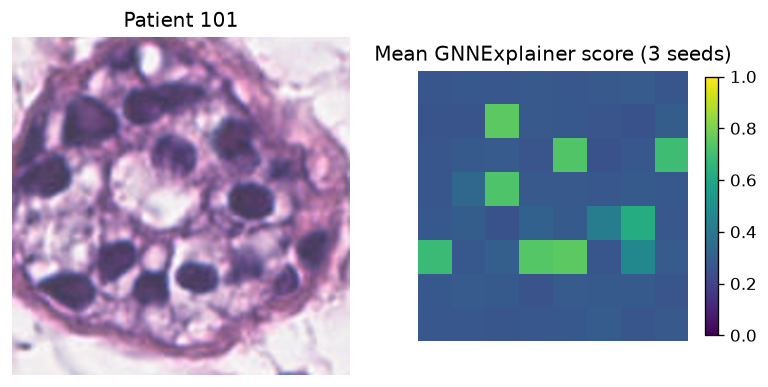
#> input picture reports/bracs_three_xai/gnnexplainer_example.png, 768 x 387 px
$ python -i nuclei.py   (imports and definitions only)
#> lines starting #> are read from the running program, lines starting #| are printed output that depends on the picture; after the words box and inside, x2 and y2 are one past the last pixel; in counts of white or black regions, pixels touching at a corner belong together
#> further down, picture is the input picture: shape (387, 768, 3); mean B, G, R 191.6, 169.9, 169.3
"""Nuclear instance contracts and an unvalidated classical integration baseline."""

import numpy as np
from scipy import ndimage
from scipy.optimize import linear_sum_assignment
from skimage.color import rgb2hed
from skimage.feature import peak_local_max
from skimage.filters import threshold_otsu
from skimage.measure import label
from skimage.morphology import remove_small_objects
from skimage.segmentation import watershed


# [7 lines left out: function validate_instances, not called in this run]


def watershed_baseline(rgb, min_area=12, min_distance=3):
    """Return candidate nuclei, not clinically validated segmentation or cell types."""
#> called with min_area = 12, min_distance = 3
    rgb = np.asarray(rgb)
    if rgb.ndim != 3 or rgb.shape[2] != 3 or rgb.dtype != np.uint8:
        raise ValueError("Expected uint8 RGB")
    if min_area < 1 or min_distance < 1:
        raise ValueError("Area and peak distance must be positive")
    hematoxylin = rgb2hed(rgb)[..., 0]
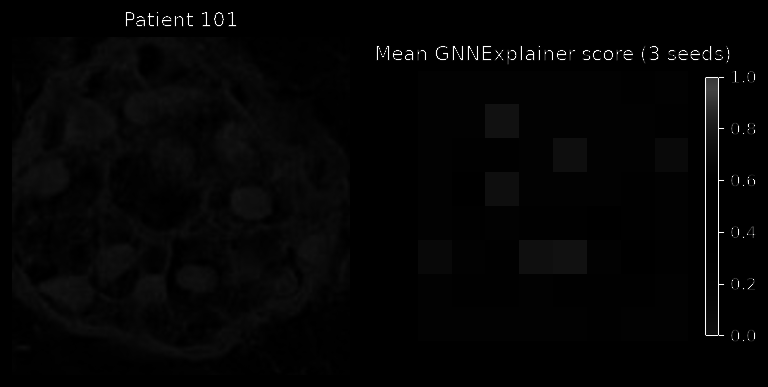
#> hematoxylin: shape (387, 768) float64; min 0, max 1.21, mean 0.0235; drawn with min black and max white
    if np.ptp(hematoxylin) < 1e-8:
        return np.zeros(rgb.shape[:2], dtype=np.int32)
    foreground = remove_small_objects(hematoxylin > threshold_otsu(hematoxylin), min_size=min_area)
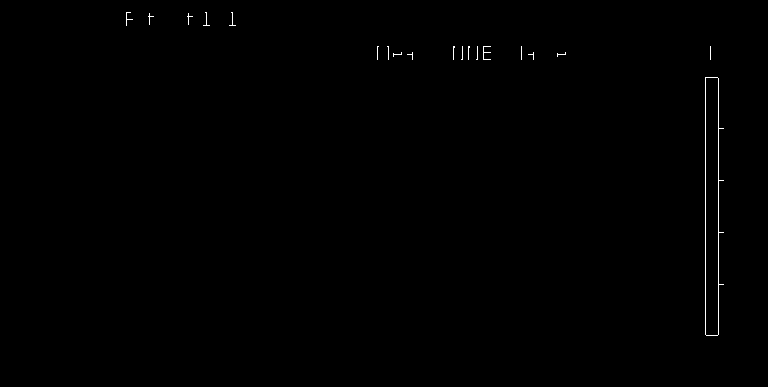
#> foreground: shape (387, 768) bool; 0.29% white in thin lines or dots, all inside (x1, y1, x2, y2) = (126, 12, 724, 336)
    distance = ndimage.distance_transform_edt(foreground)
    peaks = peak_local_max(
        distance, min_distance=min_distance, labels=foreground, exclude_border=False
    )
#> peaks = 280 pairs, first value 12 to 335, second value 126 to 721
    markers = np.zeros(foreground.shape, dtype=np.int32)
    if len(peaks):
        markers[tuple(peaks.T)] = np.arange(1, len(peaks) + 1)
#> markers: shape (387, 768) int32; 281 distinct labels, from 0 to 280
    # Ensure thin foreground components without a detected maximum still receive a marker.
    components = label(foreground)
#> components: shape (387, 768) int32; 20 distinct labels, from 0 to 19
    next_id = int(markers.max()) + 1
#> next_id = 281
    for component in range(1, int(components.max()) + 1):
        region = components == component
        if not np.any(markers[region]):
            index = np.argmax(np.where(region, distance, -1))
            markers.flat[index] = next_id
            next_id += 1
#> this loop made 19 passes
#> pass 1, in watershed_baseline, `region = components == component`:
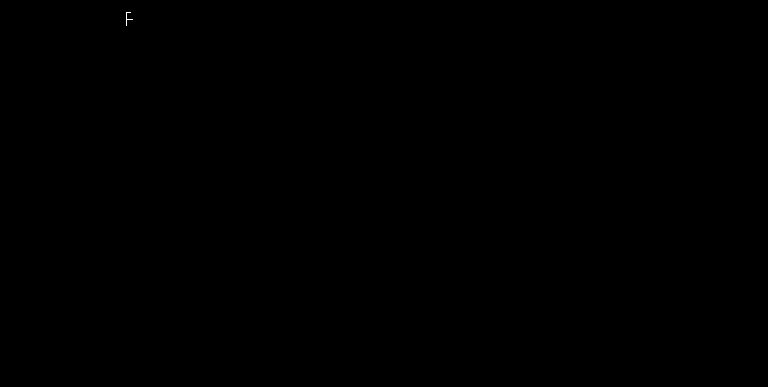
#> region: shape (387, 768) bool; 0.01% white in thin lines or dots, all inside (x1, y1, x2, y2) = (126, 12, 133, 26)
#> after the loop:
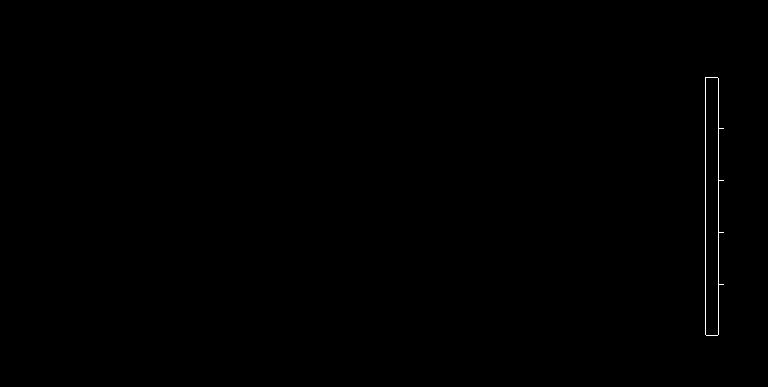
#> region: shape (387, 768) bool; 0.19% white in thin lines or dots, all inside (x1, y1, x2, y2) = (705, 77, 724, 336)
#> after the loop, next_id = 281
    return watershed(-distance, markers, mask=foreground).astype(np.int32)
#> returned value: shape (387, 768) int32; 281 distinct labels, from 0 to 280


# [43 lines left out: function instance_metrics, not called in this run]

>>> import cv2
>>> picture = cv2.imread('../../reports/bracs_three_xai/gnnexplainer_example.png')
>>> result = watershed_baseline(picture)

$ run again, on reports/bracs_three_xai/gcexplainer_prototypes.png
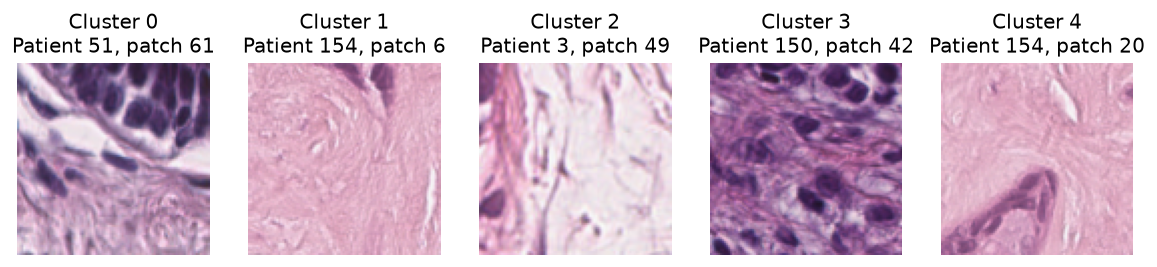
#> input picture reports/bracs_three_xai/gcexplainer_prototypes.png, 1157 x 267 px
#> picture is the input picture: shape (267, 1157, 3); mean B, G, R 205.8, 188.3, 212.2
#> in watershed_baseline, `hematoxylin = rgb2hed(rgb)[..., 0]`:
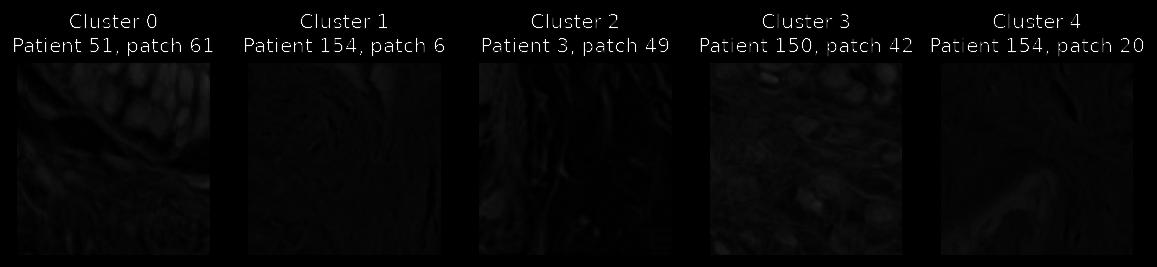
#> hematoxylin: shape (267, 1157) float64; min 0, max 1.21, mean 0.0317; drawn with min black and max white
#> in watershed_baseline, `foreground = remove_small_objects(hematoxylin > threshold_otsu(hematox..`:
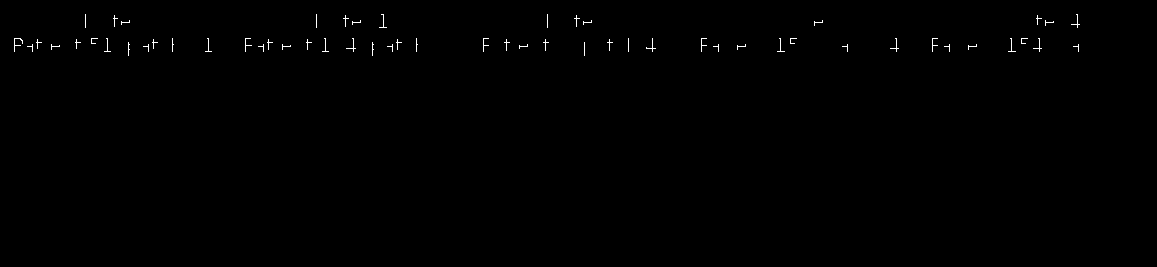
#> foreground: shape (267, 1157) bool; 0.33% white in thin lines or dots, all inside (x1, y1, x2, y2) = (14, 14, 1080, 56)
#> peaks = 281 pairs, first value 14 to 54, second value 14 to 1078
#> markers: shape (267, 1157) int32; 282 distinct labels, from 0 to 281
#> components: shape (267, 1157) int32; 60 distinct labels, from 0 to 59
#> in watershed_baseline, `next_id = int(markers.max()) + 1`: next_id = 282
